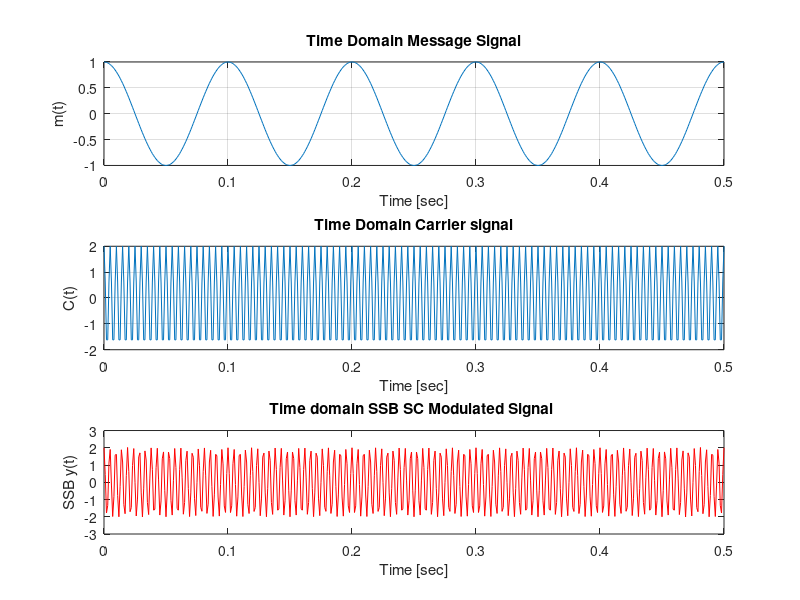
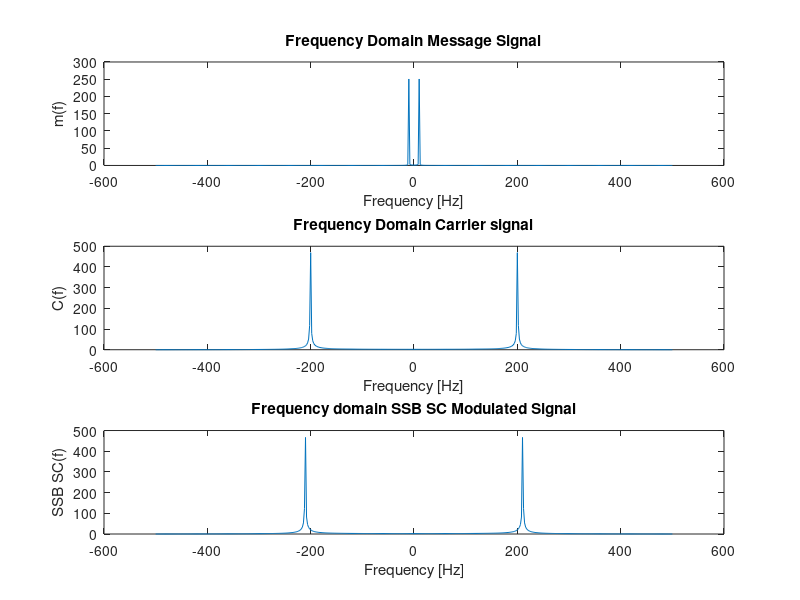
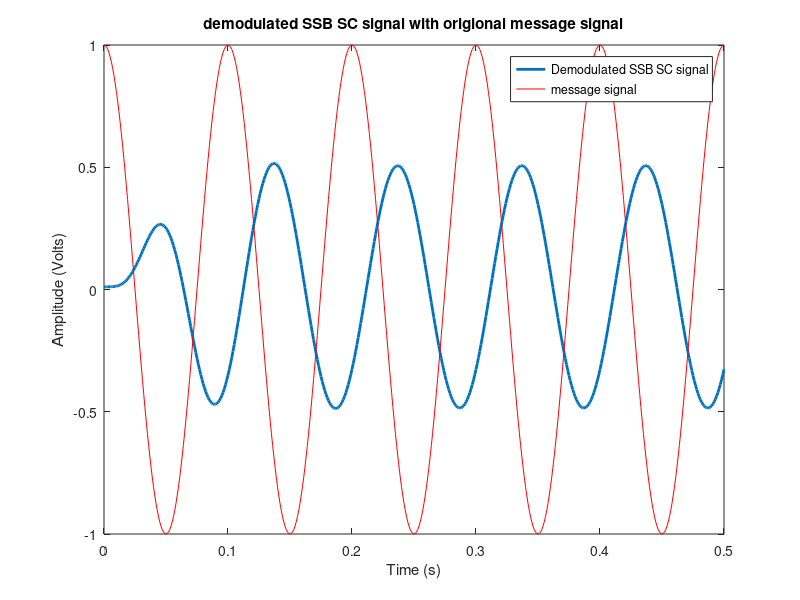
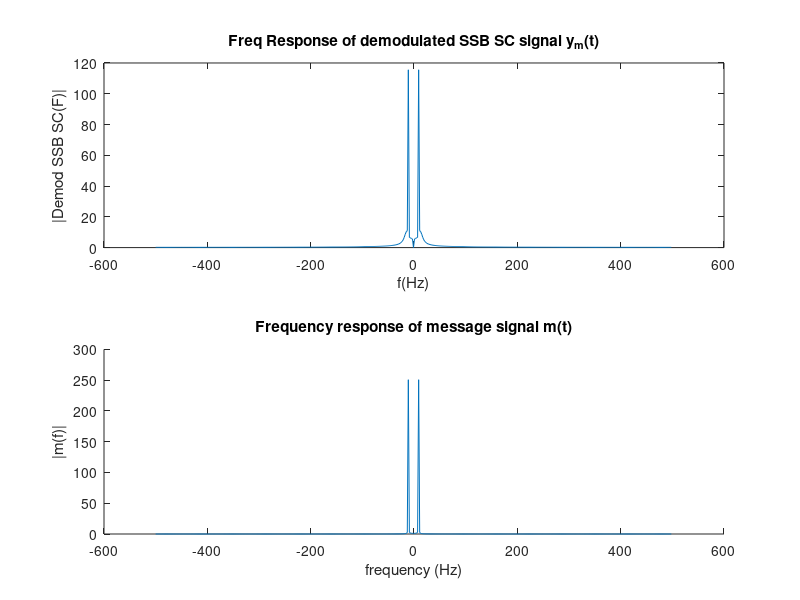

These charts were generated, in order, by the following MATLAB code:
clc;
clear all;
close all;

A1=1;          % message signal Amplitude
Ac=2;          % carrier signal Amplitude
fm=10;         % message signal frequency taken (10 Hz here)
fc=20*fm;      % carrier freq taken 10 times message signal frequency (100 Hz)
mod=1;         % Modulation index we take 1

fs=100*fm;       % sampling freq 100 times that of message signal(1000 Hz)
Ts=1/fs;       % sampling time (0.001 sec)
t=0:Ts:5/fm;    % Generating the time vector for 5 periods of message signal (period =1/fm)

message= A1*cos(2*pi*fm*t);  % message signal frequency 10 Hz
carrier= Ac*cos(2*pi*fc*t);  % carrier signal Freq=200Hz
carrierpi= Ac*sin(2*pi*fc*t);  %Carrier signal shifted by pi/2 (cos becomes sin )for using with hilbert transform of message

figure;
subplot(311);
plot(t,message);
xlabel('Time [sec]');
ylabel('m(t)');
title('Time Domain Message Signal');
grid;

hold on;
subplot(312);
plot(t,carrier);
xlabel('Time [sec]');
ylabel('C(t)');
title('Time Domain Carrier signal');
grid;
hold on;

% Hilbert transform of baseband 
mh = imag(hilbert(message));  
  
% SSB with USB
modt = message.*carrier- mh.*carrierpi; 

subplot(313);
plot(t,modt,'r');
xlabel('Time [sec]');
ylabel('SSB y(t)');
title('Time domain SSB SC Modulated Signal ');

% Plotting the signals in frequency domain
modf=fftshift(fft(modt)); % fourier transform  of SSB SC modolated signal shifted for period -pi to pi
mf=fftshift(fft(message)); % fourier transform  of message signal shifted for period -pi to pi
cf=fftshift(fft(carrier)); % fourier transform  of carrier signal shifted for period -pi to pi
f=linspace(-fs/2,fs/2,length(t)); %generating the frequency vector
figure;
subplot(311);   %To plot frequencies of message,carrier , SSB SC modulated signal in same plot
plot(f,abs(mf));  %Plotting frequency response of message signal
xlabel('Frequency [Hz]');
ylabel('m(f)');
title('Frequency Domain Message Signal');

hold on;
subplot(312);
plot(f,abs(cf));  %Plotting frequency response of carrier signal
xlabel('Frequency [Hz]');
ylabel('C(f)');
title('Frequency Domain Carrier signal');
hold on;
subplot(313);
plot(f,abs(modf));  %Plotting frequency response of SSB SC molulated signal
xlabel('Frequency [Hz]');
ylabel('SSB SC(f)');
title('Frequency domain SSB SC Modulated Signal');

%Demodulation

% Step 1: Synchronous Demodulation using carrier
Vc = modt.*carrier;

% Step 2: Low Pass RC Filter

[b,a] = butter(5,fm*3/fs);  %We can also use Butterworth Filter
ym_rec = filter(b,a,Vc); % filtering the demodulated signal
ym_rec = ym_rec - mean(ym_rec); %To reduce error
ym_rec = ym_rec/Ac^2;   

figure;
plot(t, ym_rec,'LineWidth',2);  %Plotting the demodulated message signal
hold on;
plot(t,message,'r');
title('demodulated SSB SC signal with origional message signal');
legend("Demodulated SSB SC signal","message signal");
xlabel('Time (s)');
ylabel('Amplitude (Volts)');

Nf=length(ym_rec); %To take fft of Nf point
ym_rec_fft = fftshift(fft(ym_rec,Nf));  % Frequency Response of retrieved message signal
f = (-Nf/2:1:Nf/2-1)*fs/Nf;

figure;
subplot(211);
plot(f,abs(ym_rec_fft));
hold on;
title('Freq Response of demodulated SSB SC signal y_m(t)');
xlabel('f(Hz)');
ylabel('|Demod SSB SC(F)|');

subplot(212);
hold on; 
plot(f,abs(mf));
xlabel("frequency (Hz)");
ylabel("|m(f)|");
title("Frequency response of message signal m(t)");
